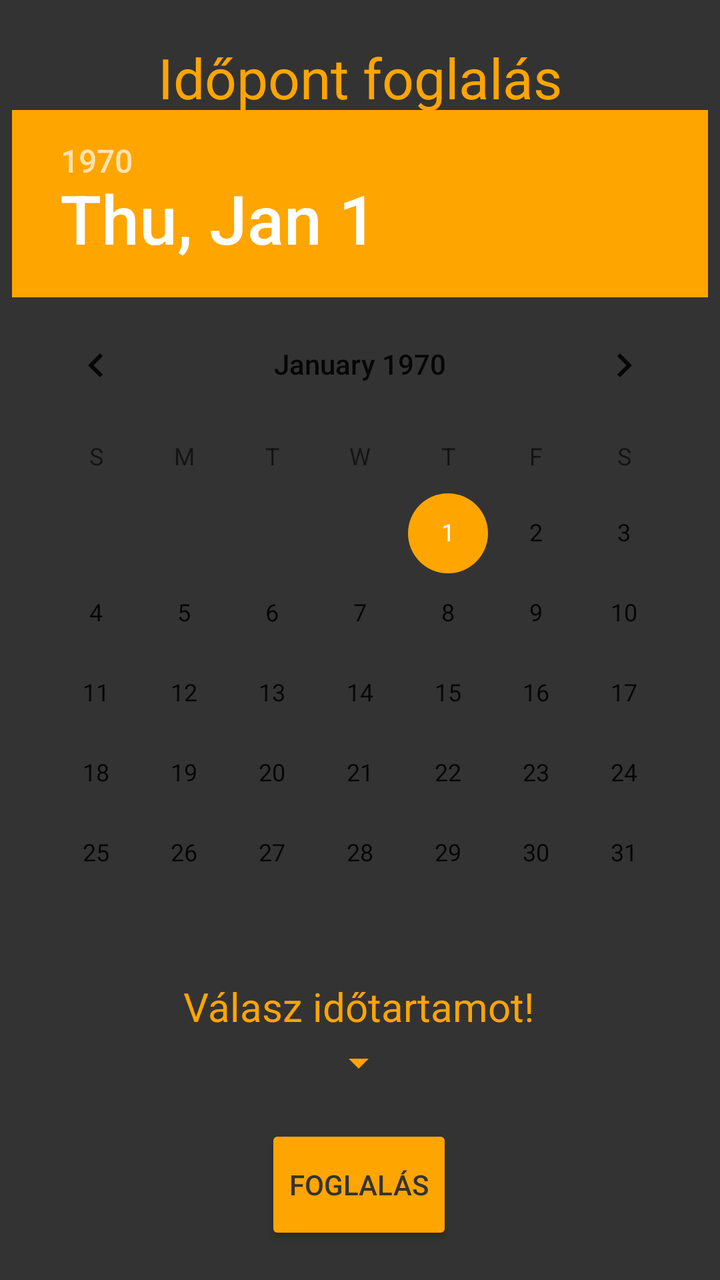
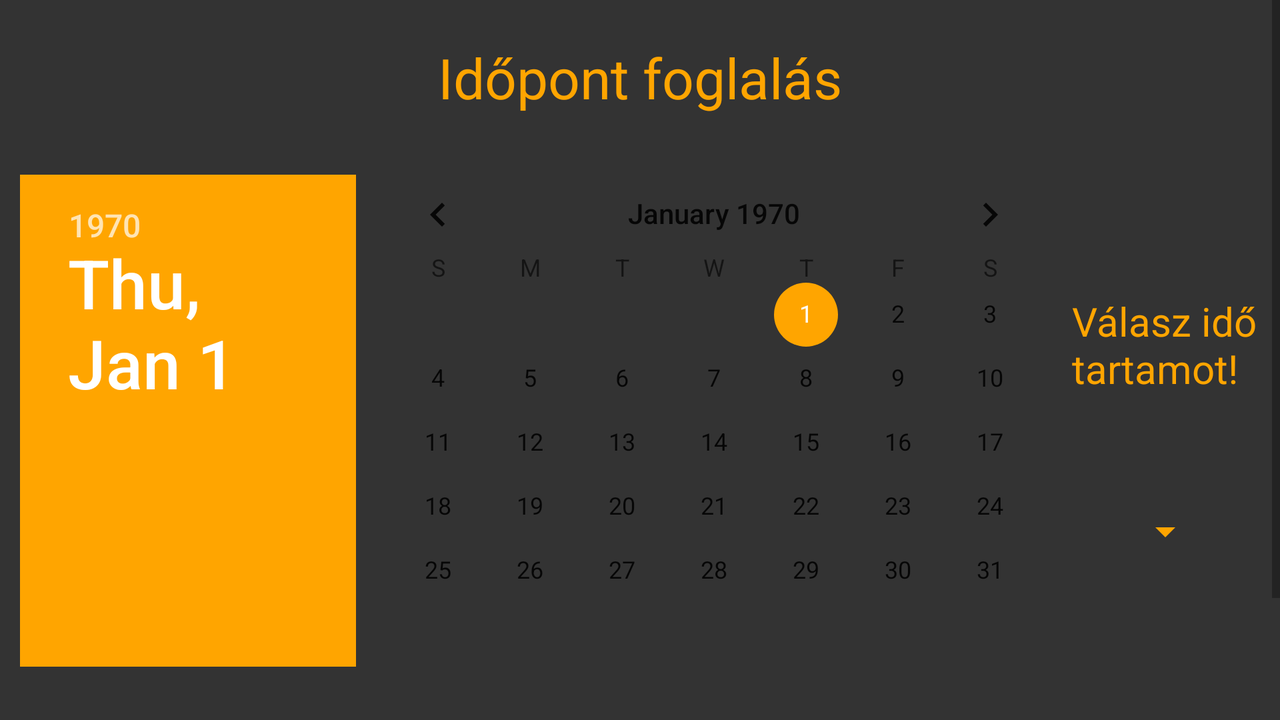

First picture: res/layout/ on a phone held upright. Second picture: the repository's own variant of that layout, on a device whose configuration matches the variant's folder. Source for both follows.
<!-- AndroidManifest.xml: application theme Theme.Bowling -->
<!-- res/layout/activity_booking.xml -->
<?xml version="1.0" encoding="utf-8"?>
<androidx.constraintlayout.widget.ConstraintLayout xmlns:android="http://schemas.android.com/apk/res/android"
    xmlns:app="http://schemas.android.com/apk/res-auto"
    xmlns:tools="http://schemas.android.com/tools"
    android:layout_width="match_parent"
    android:layout_height="match_parent"
    tools:context=".BookingActivity"
    android:background="@color/grey">

    <TextView
        android:id="@+id/bookingTextView"
        android:layout_width="match_parent"
        android:layout_height="wrap_content"
        android:layout_alignParentStart="true"
        android:layout_alignParentEnd="true"
        android:text="Időpont foglalás"
        android:textAlignment="center"
        android:textColor="@color/yellow"
        android:textSize="28sp"
        android:layout_marginTop="20dp"
        android:layout_marginBottom="20dp"
        app:layout_constraintBottom_toTopOf="@+id/simpleDatePicker"
        app:layout_constraintTop_toTopOf="parent"
        app:layout_constraintVertical_bias="0.0"
         />

    <DatePicker
        android:id="@+id/simpleDatePicker"
        android:layout_width="wrap_content"
        android:layout_height="wrap_content"
        android:datePickerMode="calendar"
        app:layout_constraintBottom_toBottomOf="parent"
        app:layout_constraintEnd_toEndOf="parent"
        app:layout_constraintHorizontal_bias="0.491"
        app:layout_constraintStart_toStartOf="parent"
        app:layout_constraintTop_toTopOf="parent"
        app:layout_constraintVertical_bias="0.264"
        android:headerBackground="@color/yellow"/>


    <TextView
        android:id="@+id/timeTextView"
        android:layout_width="wrap_content"
        android:layout_height="wrap_content"
        android:text="Válasz időtartamot!"
        android:textColor="@color/yellow"
        android:textSize="20sp"

        app:layout_constraintBottom_toTopOf="@+id/timeSpinner"
        app:layout_constraintEnd_toEndOf="parent"
        app:layout_constraintHorizontal_bias="0.497"
        app:layout_constraintStart_toStartOf="parent"
        app:layout_constraintTop_toBottomOf="@+id/simpleDatePicker"
        app:layout_constraintVertical_bias="0.253" />

    <Spinner
        android:id="@+id/timeSpinner"
        android:layout_width="wrap_content"
        android:layout_height="wrap_content"
        android:layout_marginBottom="16dp"
        android:backgroundTint="@color/yellow"
        app:layout_constraintBottom_toTopOf="@+id/bookingButton"
        app:layout_constraintEnd_toEndOf="parent"
        app:layout_constraintHorizontal_bias="0.498"
        app:layout_constraintStart_toStartOf="parent"
        app:layout_constraintTop_toBottomOf="@+id/timeTextView" />

    <Button
        android:id="@+id/bookingButton"
        android:layout_width="wrap_content"
        android:layout_height="60dp"
        android:backgroundTint="@color/yellow"
        android:onClick="booking"
        android:text="Foglalás"
        android:textColor="@color/grey"
        app:layout_constraintBottom_toBottomOf="parent"
        app:layout_constraintEnd_toEndOf="parent"
        app:layout_constraintHorizontal_bias="0.498"
        app:layout_constraintStart_toStartOf="parent"
        app:layout_constraintTop_toBottomOf="@+id/simpleDatePicker"
        app:layout_constraintVertical_bias="0.812"/>

</androidx.constraintlayout.widget.ConstraintLayout>
<!-- resources referenced by this layout -->
<resources>
  <color name="grey">#333333</color>
  <color name="yellow">#FFA500</color>
  <style name="Theme.Bowling" parent="Theme.MaterialComponents.DayNight.DarkActionBar">
          
          <item name="colorPrimary">@color/black</item>
          <item name="colorPrimaryVariant">@color/black</item>
          <item name="colorOnPrimary">@color/white</item>
          
          <item name="colorSecondary">@color/yellow</item>
          <item name="colorSecondaryVariant">@color/yellow</item>
          <item name="colorOnSecondary">@color/white</item>
          
          <item name="android:statusBarColor" tools:targetApi="l">?attr/colorPrimaryVariant</item>
          
      </style>
  <color name="black">#FF000000</color>
  <color name="white">#FFFFFFFF</color>
</resources>
<!-- res/layout-land/activity_booking.xml (the author's variant of the layout above) -->
<!-- drawn on the phone turned sideways -->
<?xml version="1.0" encoding="utf-8"?>
<ScrollView
    xmlns:android="http://schemas.android.com/apk/res/android"
    xmlns:app="http://schemas.android.com/apk/res-auto"
    xmlns:tools="http://schemas.android.com/tools"
    android:layout_width="fill_parent"
    android:layout_height="wrap_content"
    >

    <androidx.constraintlayout.widget.ConstraintLayout
        android:layout_width="match_parent"
        android:layout_height="match_parent"
        tools:context=".BookingActivity"
        android:background="@color/grey"
        >


        <TextView
            android:id="@+id/bookingTextView"
            android:layout_width="match_parent"
            android:layout_height="wrap_content"
            android:layout_alignParentStart="true"
            android:layout_alignParentEnd="true"
            android:layout_marginTop="20dp"
            android:layout_marginBottom="20dp"
            android:text="Időpont foglalás"
            android:textAlignment="center"
            android:textColor="@color/yellow"
            android:textSize="28sp"
            app:layout_constraintBottom_toTopOf="@+id/linearLayout"
            app:layout_constraintEnd_toEndOf="parent"
            app:layout_constraintHorizontal_bias="0.0"
            app:layout_constraintStart_toStartOf="parent"
            app:layout_constraintTop_toTopOf="parent"
            app:layout_constraintVertical_bias="0.0" />

        <LinearLayout
            android:id="@+id/linearLayout"
            android:layout_width="match_parent"
            android:layout_height="wrap_content"
            android:layout_below="@+id/bookingTextView"
            android:layout_centerHorizontal="true"
            android:layout_marginBottom="20dp"
            android:orientation="horizontal"
            app:layout_constraintBottom_toTopOf="@+id/bookingButton"
            app:layout_constraintEnd_toEndOf="parent"
            app:layout_constraintHorizontal_bias="0.0"
            app:layout_constraintStart_toStartOf="parent"
            app:layout_constraintTop_toBottomOf="@+id/bookingTextView"
            android:padding="10dp">

            <DatePicker
                android:id="@+id/simpleDatePicker"
                android:layout_width="wrap_content"
                android:layout_height="wrap_content"
                android:datePickerMode="calendar"
                android:headerBackground="@color/yellow" />

            <androidx.constraintlayout.widget.ConstraintLayout
                android:layout_width="match_parent"
                android:layout_height="match_parent">

                <TextView
                    android:id="@+id/timeTextView"
                    android:layout_width="wrap_content"
                    android:layout_height="wrap_content"
                    android:layout_marginTop="4dp"
                    android:text="Válasz időtartamot!"
                    android:textColor="@color/yellow"
                    android:textSize="20sp"
                    app:layout_constraintBottom_toTopOf="@id/timeSpinner"
                    app:flow_horizontalAlign="center"
                    app:layout_constraintEnd_toEndOf="parent"
                    app:layout_constraintStart_toStartOf="parent"
                    app:layout_constraintTop_toTopOf="parent"
                    />

                <Spinner
                    android:id="@+id/timeSpinner"
                    android:layout_width="wrap_content"
                    android:layout_height="wrap_content"
                    android:layout_alignParentBottom="true"
                    android:backgroundTint="@color/yellow"
                    app:flow_horizontalAlign="center"
                    app:layout_constraintBottom_toBottomOf="parent"
                    app:layout_constraintEnd_toEndOf="parent"
                    app:layout_constraintHorizontal_bias="0.496"
                    app:layout_constraintStart_toStartOf="parent"
                    app:layout_constraintTop_toBottomOf="@+id/timeTextView" />
            </androidx.constraintlayout.widget.ConstraintLayout>

        </LinearLayout>

        <Button
            android:id="@+id/bookingButton"
            android:layout_width="wrap_content"
            android:layout_height="50dp"
            android:backgroundTint="@color/yellow"
            android:onClick="booking"
            android:text="Foglalás"
            android:textColor="@color/grey"
            app:layout_constraintBottom_toBottomOf="parent"
            app:layout_constraintEnd_toEndOf="parent"
            app:layout_constraintHorizontal_bias="0.499"
            app:layout_constraintStart_toStartOf="parent"
            app:layout_constraintTop_toBottomOf="@+id/linearLayout"
            android:layout_marginBottom="20dp"/>

    </androidx.constraintlayout.widget.ConstraintLayout>
</ScrollView>
